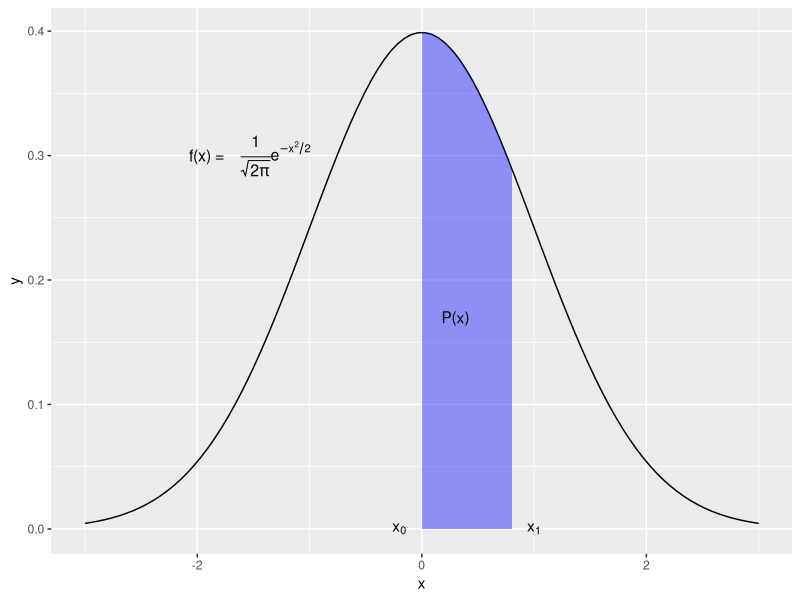
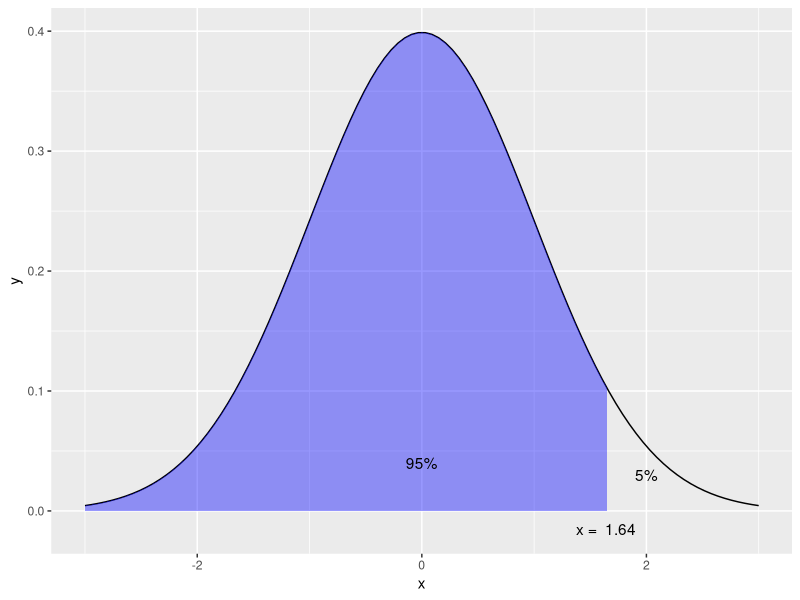
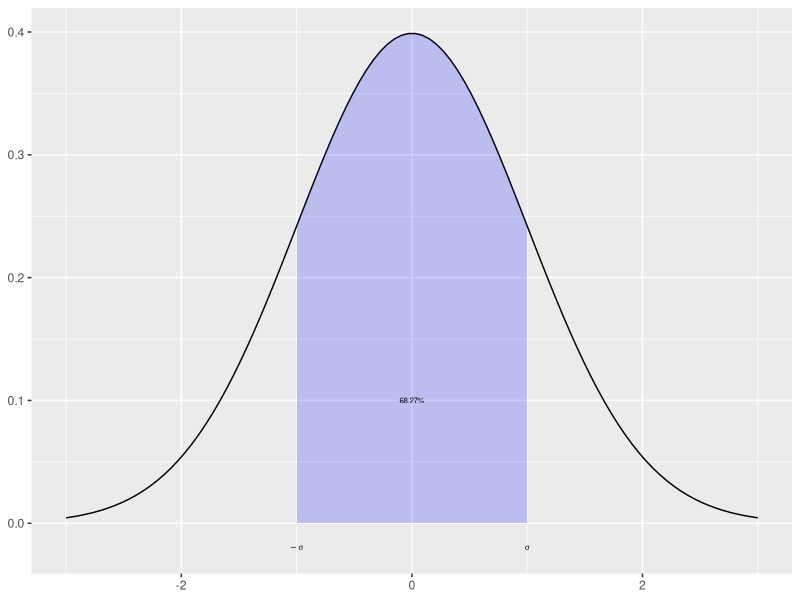
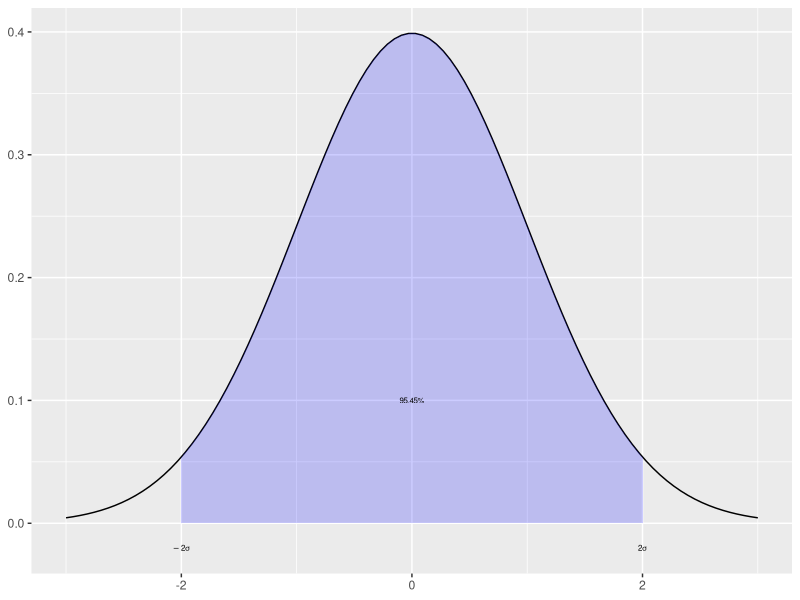
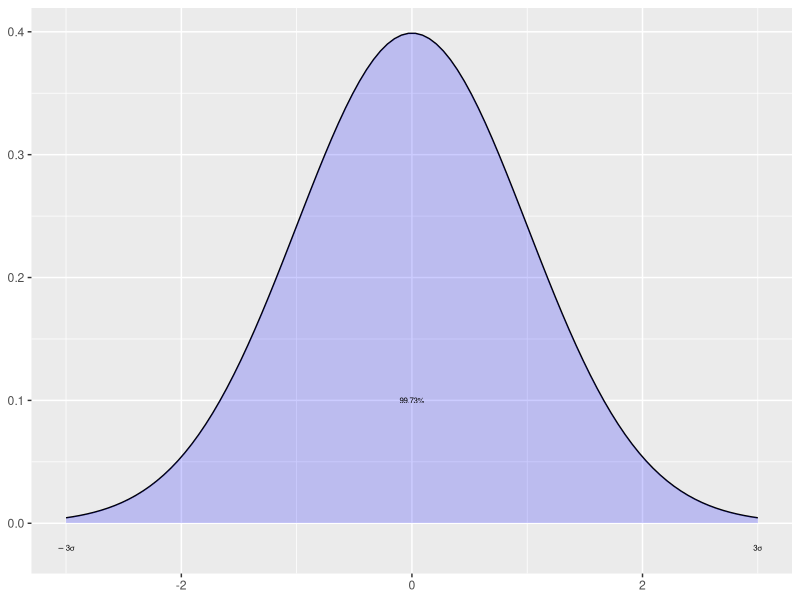
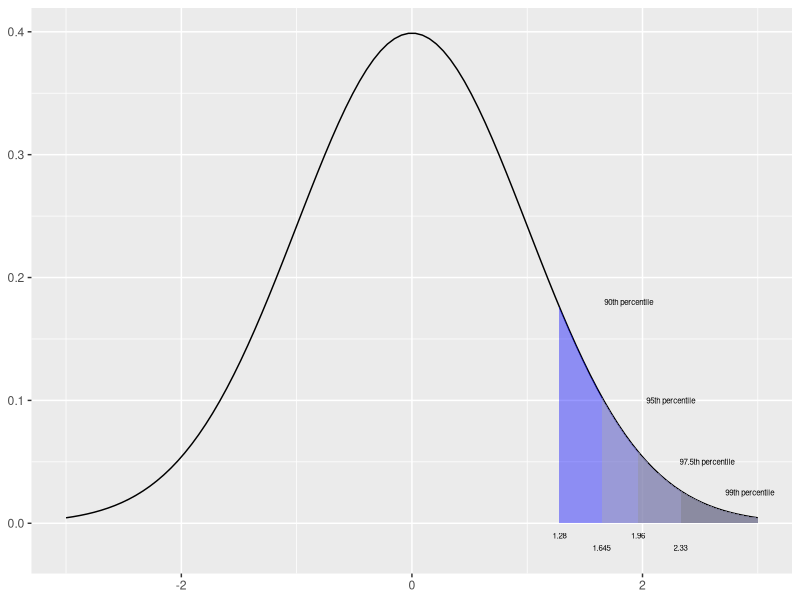
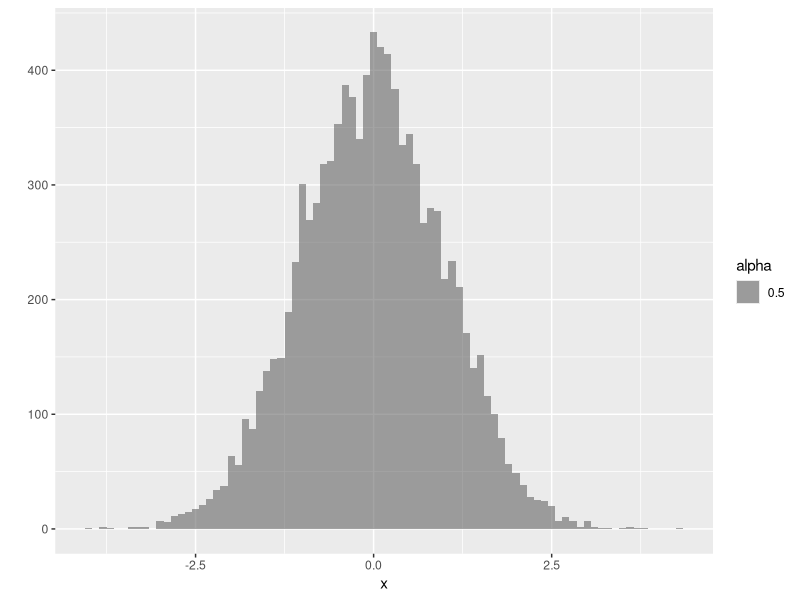
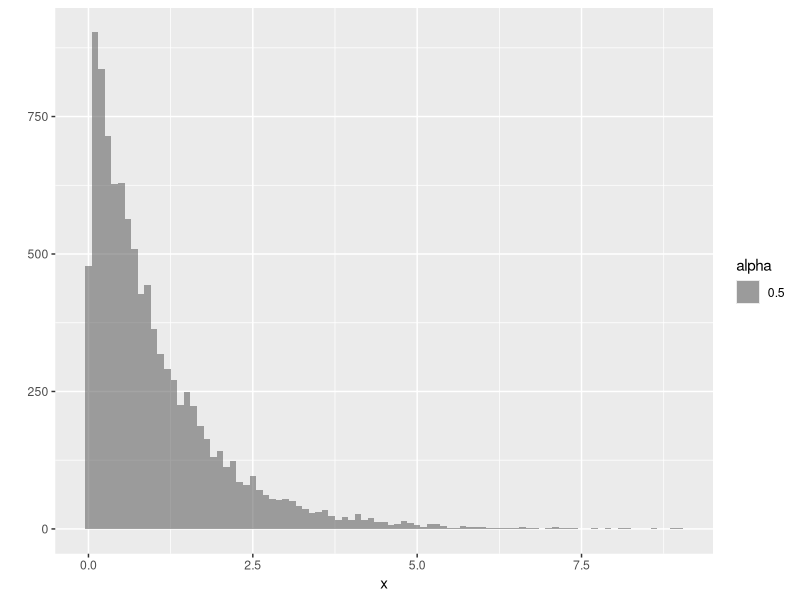

R code for these plots, in order:
## ---- chunk 1
library(ggplot2)

## ---- chunk 2
#' Draw Normal Distribution Density with an area shaded in.
#'
#' @param lb Lower bound of the shaded area. Use \code{-Inf} for a left tail.
#' @param ub Upper bound of the shaded area. Use \code{Inf} for a right tail.
#' @param mean Mean of the normal distribution
#' @param sd Standard deviation of the normal distribution
#' @param limits Lower and upper bounds on the x-axis of the area displayed.
#' @return ggplot object.
#' @examples
#' # Standard normal with upper 2.5% tail shaded
#' normal_prob_area_plot(2, Inf)
#' # Standard normal with lower 2.5% tail shaded
#' normal_prob_area_plot(-Inf, 2)
#' # standard normal with middle 68% shaded.
#' normal_prob_area_plot(-1, 1)
plot_norm <- function(lb, 
                      ub, 
                      lb1 = "a",
                      ub1 = NA,
                      lb2 = "a",
                      ub2 = NA,
                      lb3 = "a",
                      ub3 = NA,
                      mean = 0, 
                      sd = 1, 
                      limits = c(mean - 3 * sd, mean + 3 * sd), 
                      col = "gray78",
                      col1 = "gray68",
                      col2 = "gray58",
                      col3 = "gray48",
                      alpha = .4) {
    x <- seq(limits[1], limits[2], length.out = 100)
    xmin <- max(lb, limits[1])
    xmax <- min(ub, limits[2])
    areax <- seq(xmin, xmax, length.out = 100)
    area <- data.frame(x = areax, ymin = 0, ymax = dnorm(areax, mean = mean, sd = sd))
    g <- ggplot()
    g <- g + geom_line(data.frame(x = x, 
                                  y = dnorm(x, mean = mean, sd = sd)),
                       mapping = aes(x = x, y = y))
    g <- g + geom_ribbon(data = area, 
                         mapping = aes(x = x, ymin = ymin, ymax = ymax), 
                         fill = col, 
                         alpha = alpha)
    
    
    
    if(lb1 != "a")
        {x <- seq(limits[1], limits[2], length.out = 100)
    xmin <- max(lb1, limits[1])
    xmax <- min(ub1, limits[2])
    areax <- seq(xmin, xmax, length.out = 100)
    area <- data.frame(x = areax, ymin = 0, ymax = dnorm(areax, mean = mean, sd = sd))
    g <- g + geom_ribbon(data = area, 
                         mapping = aes(x = x, ymin = ymin, ymax = ymax), 
                         fill = col1, 
                         alpha = alpha)}
    if(lb2 != "a")
        {x <- seq(limits[1], limits[2], length.out = 100)
    xmin <- max(lb2, limits[1])
    xmax <- min(ub2, limits[2])
    areax <- seq(xmin, xmax, length.out = 100)
    area <- data.frame(x = areax, ymin = 0, ymax = dnorm(areax, mean = mean, sd = sd))
    g <- g + geom_ribbon(data = area, 
                         mapping = aes(x = x, ymin = ymin, ymax = ymax), 
                         fill = col2, 
                         alpha = alpha)}
    if(lb3 != "a")
        {x <- seq(limits[1], limits[2], length.out = 100)
    xmin <- max(lb3, limits[1])
    xmax <- min(ub3, limits[2])
    areax <- seq(xmin, xmax, length.out = 100)
    area <- data.frame(x = areax, ymin = 0, ymax = dnorm(areax, mean = mean, sd = sd))
    g <- g + geom_ribbon(data = area, 
                         mapping = aes(x = x, ymin = ymin, ymax = ymax), 
                         fill = col3, 
                         alpha = alpha)}
    
    
    g <- g + scale_x_continuous(limits = limits)
    g
    }
## ---- chunk 3
# Multiple plot function
#
# ggplot objects can be passed in ..., or to plotlist (as a list of ggplot objects)
# - cols:   Number of columns in layout
# - layout: A matrix specifying the layout. If present, 'cols' is ignored.
#
# If the layout is something like matrix(c(1,2,3,3), nrow=2, byrow=TRUE),
# then plot 1 will go in the upper left, 2 will go in the upper right, and
# 3 will go all the way across the bottom.
#
multiplot <- function(..., plotlist=NULL, file, cols=1, layout=NULL) {
  library(grid)

  # Make a list from the ... arguments and plotlist
  plots <- c(list(...), plotlist)

  numPlots = length(plots)

  # If layout is NULL, then use 'cols' to determine layout
  if (is.null(layout)) {
    # Make the panel
    # ncol: Number of columns of plots
    # nrow: Number of rows needed, calculated from # of cols
    layout <- matrix(seq(1, cols * ceiling(numPlots/cols)),
                    ncol = cols, nrow = ceiling(numPlots/cols))
  }

 if (numPlots==1) {
    print(plots[[1]])

  } else {
    # Set up the page
    grid.newpage()
    pushViewport(viewport(layout = grid.layout(nrow(layout), ncol(layout))))

    # Make each plot, in the correct location
    for (i in 1:numPlots) {
      # Get the i,j matrix positions of the regions that contain this subplot
      matchidx <- as.data.frame(which(layout == i, arr.ind = TRUE))

      print(plots[[i]], vp = viewport(layout.pos.row = matchidx$row,
                                      layout.pos.col = matchidx$col))
    }
  }
}
## ---- chunk 4
g <- plot_norm(lb = 0, ub = 0.8, col = "blue")
g <- g + annotate("text", x = -1.3, y = 0.3, parse = TRUE, label =" frac( 1, sqrt( 2 * pi)) * e ^ {-x ^ 2 / 2}", size = 4)
g <- g + annotate("text", x = -1.9, y = 0.3, parse = FALSE, label ="f(x) = ", size = 4)
g <- g + annotate("text", x = -0.2, y = 0, label="x[0]", parse=TRUE)
g <- g + annotate("text", x = 1, y = 0, label="x[1]", parse=TRUE)
g <- g + annotate("text", x = 0.3, y = 0.17, label = "P(x)")
g
## ---- chunk 5
qnorm(.95)
## ---- chunk 6
g <- plot_norm(lb = -Inf, ub = qnorm(.95), col = "blue")
g <- g + annotate("text", x = round(qnorm(.95), 2), y = -0.015, label= paste("x = ",round(qnorm(.95), 2)))
g <- g + annotate("text", x = 0, y = 0.04, label = "95%")
g <- g + annotate("text", x = 2, y = 0.03, label = "5%")
g
## ---- chunk 7
round(pbinom(4, prob = .5, size = 6, lower.tail = FALSE) * 100, 1)
## ---- chunk 8
text_size <- 2
g1 <- plot_norm(lb = -1, ub = 1, alpha = .2, col = "blue")
g1 <- g1 + annotate("text", x = 1, y = -0.02, label = "sigma", parse = TRUE, size = text_size)
g1 <- g1 + annotate("text", x = -1, y = -0.02, label = "-sigma", parse = TRUE, size = text_size)

g1 <- g1 + annotate("text", x = 0, y = .1, label = paste(round((1-2*pnorm(1, lower.tail = FALSE))*100, 2), "%", sep = ""), size = text_size)
g1 + theme(axis.title=element_blank())
 
## ---- chunk 9
text_size <- 2
g2 <- plot_norm(lb = -2, ub = 2, alpha = .2, col = "blue")
g2 <- g2 + annotate("text", x = 2, y = -0.02, label = "2*sigma", parse = TRUE, size = text_size)
g2 <- g2 + annotate("text", x = -2, y = -0.02, label = "-2*sigma", parse = TRUE, size = text_size)
g2 <- g2 + annotate("text", x = 0, y = .1, label = paste(round((1-2*pnorm(2, lower.tail = FALSE))*100, 2), "%", sep = ""), size = text_size)
g2 + theme(axis.title=element_blank())

## ---- chunk 10
text_size <- 2
g3 <- plot_norm(lb = -3, ub = 3, alpha = .2, col = "blue")
g3 <- g3 + annotate("text", x = 3, y = -0.02, label = "3*sigma", parse = TRUE, size = text_size)
g3 <- g3 + annotate("text", x = -3, y = -0.02, label = "-3*sigma", parse = TRUE, size = text_size)
g3 <- g3 + annotate("text", x = 0, y = .1, label = paste(round((1-2*pnorm(3, lower.tail = FALSE))*100, 2), "%", sep = ""), size = text_size)
g3 + theme(axis.title = element_blank())

## ---- chunk 11
text_size <- 2
g <- plot_norm(lb = 1.28, ub = Inf, lb1 = 1.645, ub1 = Inf, lb2 = 1.96, ub2 = Inf, lb3 = 2.33, ub3 = Inf, alpha = .4, col = "blue")
g <- g + annotate("text", x = 1.28, y = -0.01, label = 1.28, size = text_size)
g <- g + annotate("text", x = 1.645, y = -0.02, label = 1.645, size = text_size)
g <- g + annotate("text", x = 1.96, y = -0.01, label = 1.96, size = text_size)
g <- g + annotate("text", x = 2.33, y = -0.02, label = 2.33, size = text_size)

g <- g + annotate("text", x = 1.28 + 0.6, y = 0.18, label = "90th percentile", size = text_size)
g <- g + annotate("text", x = 1.645 + 0.6, y = 0.1, label = "95th percentile", size = text_size)
g <- g + annotate("text", x = 1.96 + 0.6, y = .05, label = "97.5th percentile", size = text_size)
g <- g + annotate("text", x = 2.33 + 0.6, y = .025, label = "99th percentile", size = text_size)
g + theme(axis.title = element_blank())
## ---- chunk 12
pnorm(2, lower.tail = FALSE)
## ---- chunk 13
pnorm(2)
## ---- chunk 14
qnorm(.90)
## ---- chunk 15
x <- rnorm(10000)
qplot(x, binwidth = .1, alpha = .5)
## ---- chunk 16
x <- rexp(10000)
qplot(x, binwidth = .1, alpha = .5)
## ---- chunk 17
round(ppois(20, lambda = 16.5 * 2) * 100, 1)
## ---- chunk 18
ppois(3, lambda = 2.5*4)
